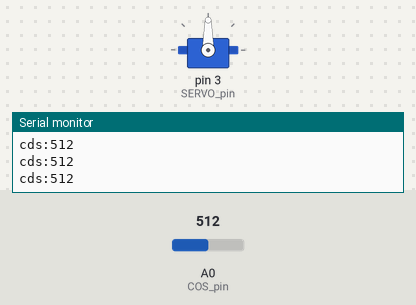
This sketch was run on a simulated Arduino Uno, built with avr-gcc and run on an emulated ATmega328P. Parts: servo, the last lines printed to the serial monitor. Inputs (shaded band) come from the test bench; at power-on: A0 (COS_pin) = 512.

Above: at 1.2 s.
1.3 s: A0 (COS_pin) set to 416
2.8 s: A0 (COS_pin) set to 381
At 3.6 s:
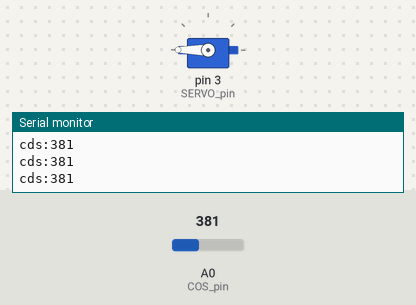
4.8 s: A0 (COS_pin) set to 410
At 6.2 s:
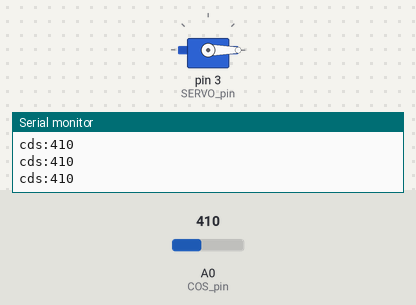
Timing chart, 0 to 7.8 s (numbered marks = the images above; inputs shaded):
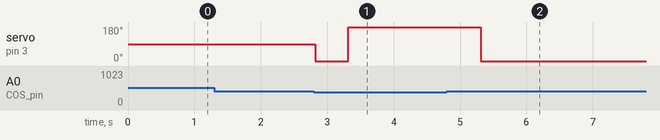

The sketch:

Arduino_project_blind_code.ino
```cpp
#include <Servo.h>
Servo myServo;

int SERVO_pin = 3;
int COS_pin = A0;

boolean blind_state = false;

void setup() {
  myServo.attach(SERVO_pin);
  pinMode(COS_pin, INPUT);
  Serial.begin(9600);
  // put your setup code here, to run once:

}

void loop() {
   int cds_value = analogRead(COS_pin);
   Serial.println(String("cds:")+cds_value);
   if(cds_value < 400){
    if(blind_state == false){
      myServo.write(0);
      delay(500);
      myServo.write(180);
      blind_state = true;
    }
   }else{
      if(blind_state == true){
      myServo.write(180);
      delay(500);
      myServo.write(0);
      blind_state = false;
      }
   }
  // put your main code here, to run repeatedly:

}
```

Measured:
- the behaviour switches between 400 and 399 on A0 (COS_pin) (found by bisection; images 0 and 1)
- after the input at 2.8 s, servo on pin 3 (SERVO_pin): 90° → 0° at once, → 180° 0.50 s later
- after the input at 4.8 s, servo on pin 3 (SERVO_pin): 180° → 0° after 0.51 s
